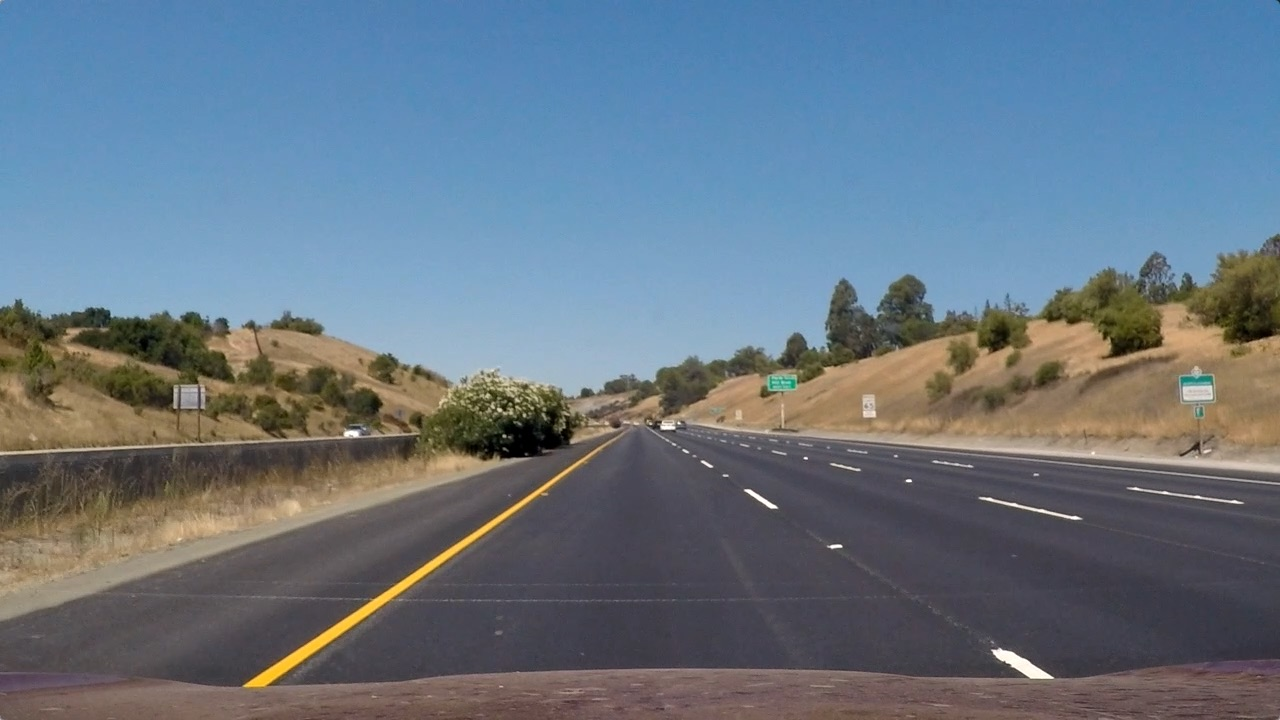
#> input picture test_images/straight_lines1.jpg, 1280 x 720 px
$ jupyter execute --allow-errors video_lanelines.ipynb   (older library calls are emulated)
#> lines starting #> are read from the running program, lines starting #| are printed output that depends on the picture; after the words box and inside, x2 and y2 are one past the last pixel; in counts of white or black regions, pixels touching at a corner belong together
# Advanced Lane Finding

The purpose of this code is to detect lanelines in the given video.

The Project
---

The goals / steps of this project are the following:

* Compute the camera calibration matrix and distortion coefficients given a set of chessboard images.
* Apply a distortion correction to raw images.
* Use color transforms, gradients, etc., to create a thresholded binary image.
* Apply a perspective transform to rectify binary image ("birds-eye view").
* Detect lane pixels and fit to find the lane boundary.
* Determine the curvature of the lane and vehicle position with respect to center.
* Warp the detected lane boundaries back onto the original image.
* Output visual display of the lane boundaries and numerical estimation of lane curvature and vehicle position.

We will start by importing all relevant libraries such as opencv, numpy required.

[cell 1]
import os
import numpy as np
import cv2
import matplotlib.pyplot as plt
import matplotlib.image as mpimg
import glob
import pickle

## Read Pickle containing data saved from pipeline

There are two main steps to this process: use chessboard images to obtain image points and object points, and then use the OpenCV functions [**cv2.calibrateCamera()**](https://docs.opencv.org/2.4/modules/calib3d/doc/camera_calibration_and_3d_reconstruction.html#cv2.findChessboardCorners) and [**cv2.undistort()**](https://docs.opencv.org/2.4/modules/calib3d/doc/camera_calibration_and_3d_reconstruction.html#cv2.drawChessboardCorners) to compute the calibration and undistortion.

[cell 2]
dist_pickle = pickle.load( open( "pickle/test_images_dist_pickle.p", "rb" ) )
#> (reads pickle/test_images_dist_pickle.p from the repository)
mtx = dist_pickle["mtx"]
dist = dist_pickle["dist"]
M = dist_pickle["M"]
Minv = dist_pickle["Minv"]

## Include relevant functions from the developed pipeline

We are including here only the relevant functions from our pipeline in the previous project. This will include the hue, saturation, x gradient and combined thresholding functions.

If we decide to change the image processing options and include other thresholds as well, we will enter them in the future in this box.

[cell 3]
# Thresholding functions
# since we have evaludated earlier that HLS gives good image filtering results
# only included the relevant thresholding functions from "pipeline.ipynb"

def lightness_select(img, thresh = (120,255)):

    # 1. Convert to hls colorspace
    hls = cv2.cvtColor(img, cv2.COLOR_RGB2HLS)
    # 2. Apply threshold to s channel
    l_channel = hls[:,:,1]
    # 3. Create empty array to store the binary output and apply threshold
    lightness_image = np.zeros_like(l_channel)
    lightness_image[(l_channel > thresh[0]) & (l_channel <= thresh[1])] = 1

    return lightness_image

def saturation_select(img, thresh = (100,255)):

    # 1. convert to hls colorspace
    hls = cv2.cvtColor(img, cv2.COLOR_RGB2HLS)
    # 2. apply threshold to s channel
    s_channel = hls[:,:,2]
    # 3. create empty array to store the binary output and apply threshold
    sat_image = np.zeros_like(s_channel)
    sat_image[(s_channel > thresh[0]) & (s_channel <= thresh[1])] = 1

    return sat_image


def abs_sobel_thresh(img, orient = 'x', sobel_kernel = 3, thresh = (0,255)):

    # 1. Applying the Sobel depending on x or y direction and getting the absolute value
    if (orient == 'x'):
        abs_sobel = np.absolute(cv2.Sobel(img, cv2.CV_64F, 1, 0, ksize = sobel_kernel))
    if (orient == 'y'):
        abs_sobel = np.absolute(cv2.Sobel(img, cv2.CV_64F, 0, 1, ksize = sobel_kernel))
    # 2. Scaling to 8-bit and converting to np.uint8
    scaled_sobel = np.uint8(255*abs_sobel/np.max(abs_sobel))
    # 3. Create mask of '1's where the sobel magnitude is > thresh_min and < thresh_max
    sobel_image = np.zeros_like(scaled_sobel)
    sobel_image[(scaled_sobel >= thresh[0]) & (scaled_sobel <= thresh[1])] = 1

    return sobel_image


# More threhsolding functions can be added here from the pipeline for advacned filtering options

## Combined Thresholding

In the next step, we apply combined thresholding from our thresholding functions in the previous box. For details, refer to "pipeline.ipynb".

[cell 4]
### Combined Thresholding Function
def combined_threshold(img):

    # convert to hls format and extract channels
    hls = cv2.cvtColor(img, cv2.COLOR_RGB2HLS)
    s_channel = hls[:,:,2]
    l_channel = hls[:,:,1]

    # convert image to grayscale
    gray = cv2.cvtColor(img, cv2.COLOR_RGB2GRAY)

    # applying thresholding and storing different filtered images
    l_binary = lightness_select(img, thresh = (120, 255))
    s_binary = saturation_select(img, thresh = (100, 255))

    ksize = 9
    gradx = abs_sobel_thresh(s_channel, orient='x', sobel_kernel=ksize, thresh=(20, 100))

    # creating an empty binary image
    combined_binary = np.zeros_like(s_binary)
    combined_binary[((gradx == 1) | (s_binary == 1)) & ((l_binary == 1) & (s_binary == 1))] = 1

    # apply region of interest mask
    height, width = combined_binary.shape
    mask = np.zeros_like(combined_binary)
    region = np.array([[0, height-1], [int(width/2), int(height/2)], [width-1, height-1]], dtype=np.int32)
    cv2.fillPoly(mask, [region], 1)

    masked_binary = cv2.bitwise_and(combined_binary, mask)

    return masked_binary

## Perspective Transform

We apply the perspective transform using [**cv2.getPerspectiveTransform(src, dst)**](https://docs.opencv.org/2.4/modules/imgproc/doc/geometric_transformations.html#getperspectivetransform).

This function converts our camera view of the lanelines to a top-down view or a bird's eye view. We will use the image generated by this function for identifying lanelines and estimating the road curvatures.

[cell 5]
# function for applying perspective view on the masked thresholded images
def perspective_view(img):
    img_size = (img.shape[1], img.shape[0])
    # image points extracted from image approximately
    bottom_left = [210, 720]
    bottom_right = [1100, 720]
    top_left = [575, 470]
    top_right = [720, 470]
    src = np.float32([bottom_left, bottom_right, top_right, top_left])
    pts = np.array([bottom_left, bottom_right, top_right, top_left])
    pts = pts.reshape((-1, 1, 2))
    # choose four points in warped image so that the lines should appear as parallel
    bottom_left_dst = [320, 720]
    bottom_right_dst = [920, 720]
    top_left_dst = [320, 1]
    top_right_dst = [920, 1]
    dst = np.float32([bottom_left_dst, bottom_right_dst, top_right_dst, top_left_dst])
    # apply perspective transform
    M = cv2.getPerspectiveTransform(src, dst)
    # compute inverse perspective transform
    Minv = cv2.getPerspectiveTransform(dst, src)
    # warp the image using perspective transform M
    warped = cv2.warpPerspective(img, M, img_size, flags=cv2.INTER_LINEAR)
    return warped, M, Minv

## Pipeline

Here we will work on developing a pipeline for processing individual images for detecting, visualizing lanelines and calculate the radius of curvature for lanelines.

[cell 6]
# read in an image
img = mpimg.imread("test_images/straight_lines1.jpg")
#> img is the input picture: shape (720, 1280, 3); mean R, G, B 103.2, 117.7, 131.2

# undistort the original image using stored values from pickle
undist_original = cv2.undistort(img, mtx, dist, None, mtx)

# apply perspective view on the image
warped_original, M, Minv = perspective_view(undist_original)
#> in perspective_view, `warped = cv2.warpPerspective(img, M, img_size, flags=cv2.INTER_LINEAR)`:
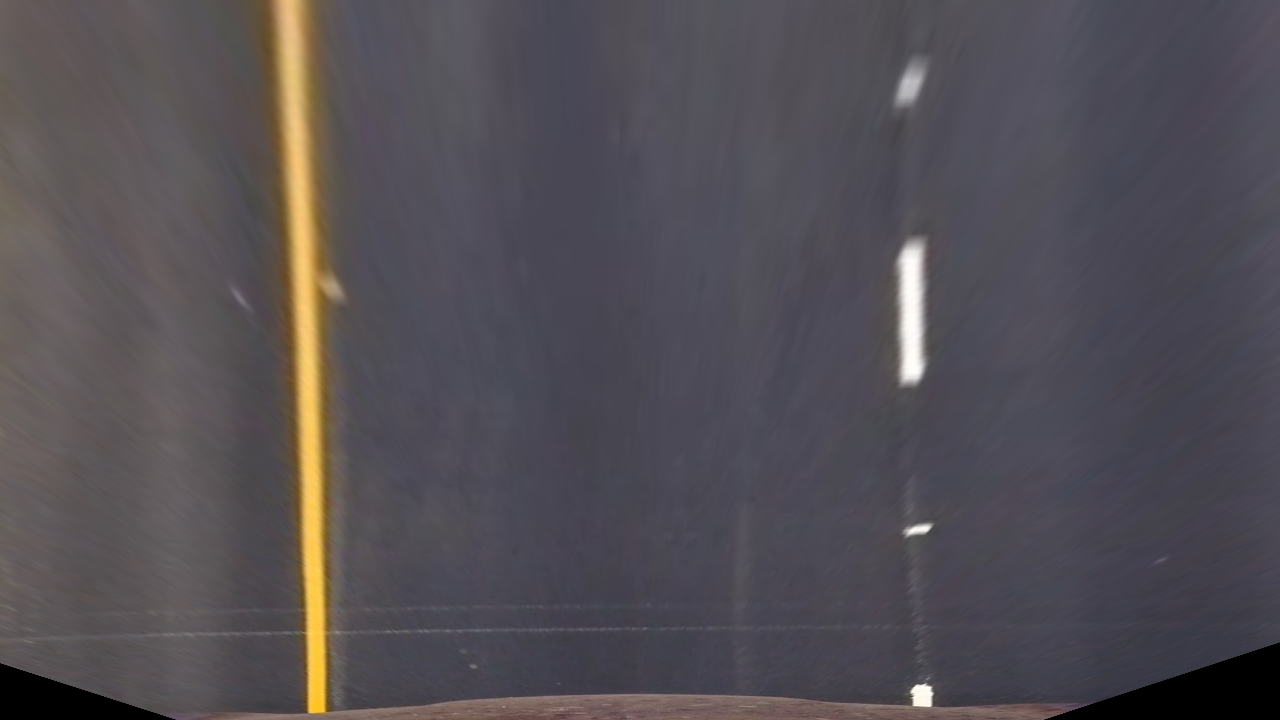
#> warped: shape (720, 1280, 3); mean R, G, B 83.4, 78.9, 84.4
#> M = [[-0.478, -1.46, 922.7], [6.2e-16, -2.04, 959.1], [1.75e-19, -0.00237, 1]]; Minv = [[0.241, -0.751, 497.8], [-3.71e-16, -0.49, 469.9], [-4.88e-19, -0.00116, 1]]

# apply combined threshold
combined_threshold_img = combined_threshold(undist_original)
#> in combined_threshold, `hls = cv2.cvtColor(img, cv2.COLOR_RGB2HLS)`: hls: shape (720, 1280, 3); mean of channels 0, 1, 2 87.3, 117.4, 66.4
#> in combined_threshold, `l_channel = hls[:,:,1]`:
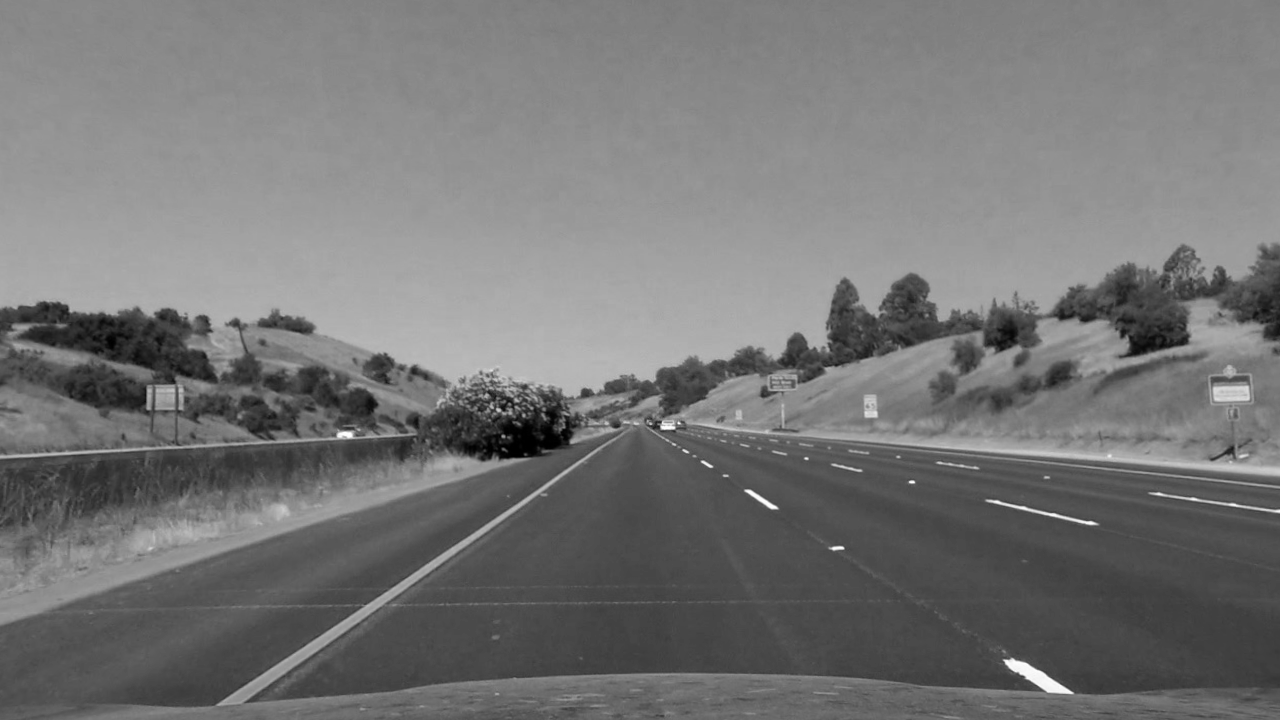
#> l_channel: shape (720, 1280); min 0, max 254, mean 117.4
#> in combined_threshold, `l_binary = lightness_select(img, thresh = (120, 255))`:
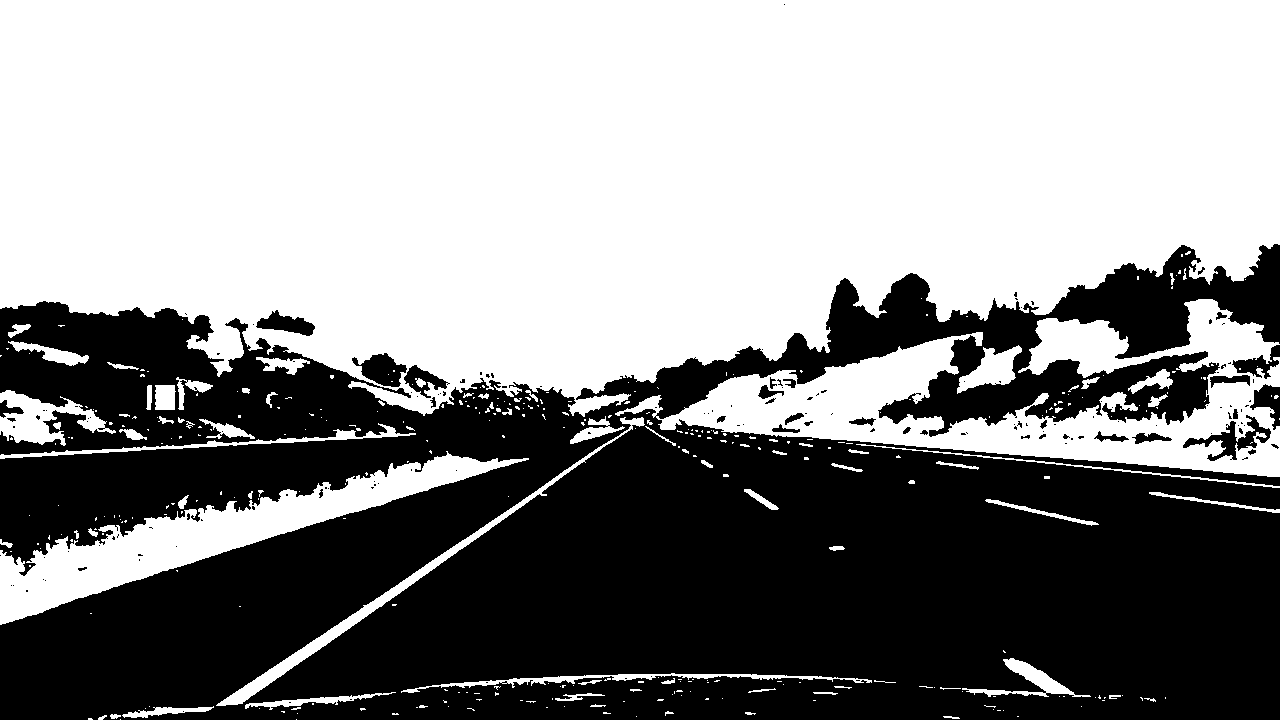
#> l_binary: shape (720, 1280); values 0 (black) and 1 (white), 55.3% white; 154 black regions (120 under 20 px), largest, box (x1, y1, x2, y2) and area: (0, 244, 1280, 720) 404201, (1183, 415, 1271, 461) 1187, (352, 353, 407, 387) 1045
#> in combined_threshold, `s_binary = saturation_select(img, thresh = (100, 255))`: s_binary: shape (720, 1280); values 0 (black) and 1 (white), 33.4% white; 772 white regions (620 under 20 px), largest, box (x1, y1, x2, y2) and area: (0, 0, 1280, 316) 282474, (218, 453, 593, 707) 5280, (1115, 297, 1190, 358) 2511
#> in combined_threshold, `gradx = abs_sobel_thresh(s_channel, orient='x', sobel_kernel=ksize, th..`: gradx: shape (720, 1280); values 0 (black) and 1 (white), 3.4% white; 758 white regions (491 under 20 px), largest, box (x1, y1, x2, y2) and area: (212, 442, 610, 709) 7764, (470, 405, 541, 462) 1267, (1114, 311, 1190, 357) 1151
#> in combined_threshold, `cv2.fillPoly(mask, [region], 1)`: mask: shape (720, 1280); values 0 (black) and 1 (white), 25% white; 1 white region, box (x1, y1, x2, y2) and area: (0, 360, 1280, 720) 230860
#> in combined_threshold, `masked_binary = cv2.bitwise_and(combined_binary, mask)`: combined_binary: shape (720, 1280); values 0 (black) and 1 (white), 31.8% white; 444 white regions (383 under 20 px), largest, box (x1, y1, x2, y2) and area: (0, 0, 1280, 316) 282473, (218, 453, 593, 706) 3587, (1191, 324, 1256, 348) 1093
#> combined_threshold_img: shape (720, 1280); values 0 (black) and 1 (white), 0.47% white; 13 white regions (9 under 20 px), largest, box (x1, y1, x2, y2) and area: (218, 453, 593, 706) 3587, (1006, 661, 1071, 693) 643, (748, 491, 776, 508) 66, (662, 426, 674, 429) 27

# apply perspective transform on the thresholded image
warped, M, Minv = perspective_view(combined_threshold_img)
#> in perspective_view (call 2), `warped = cv2.warpPerspective(img, M, img_size, flags=cv2.INTER_LINEAR)`:
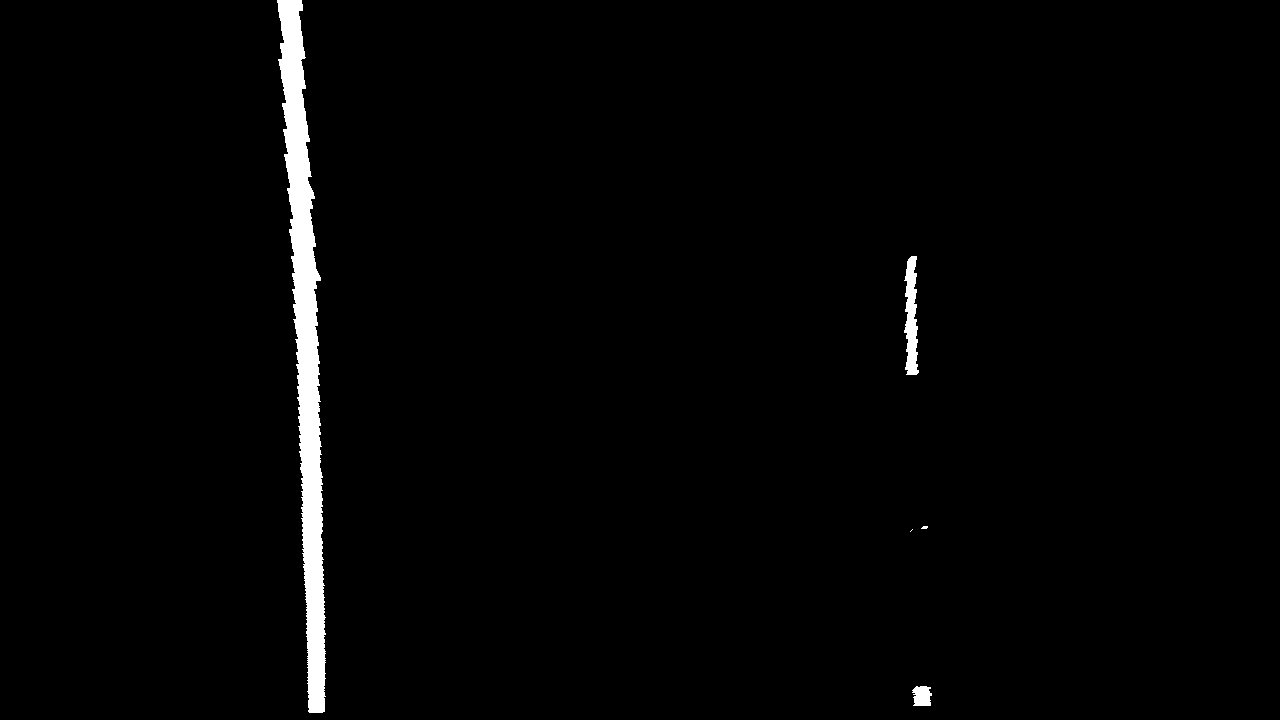
#> warped: shape (720, 1280); values 0 (black) and 1 (white), 1.8% white; 5 white regions (2 under 20 px), largest, box (x1, y1, x2, y2) and area: (277, 0, 326, 713) 14789, (904, 256, 919, 375) 1185, (912, 686, 932, 706) 328

plt.figure(1)
f, (ax1, ax2) = plt.subplots(1, 2, figsize=(20,10))
ax1.imshow(img)
ax1.set_title('Original Image', fontsize=20)
ax2.imshow(undist_original)
ax2.set_title('Undistorted Image', fontsize=20)
plt.show()

plt.figure(2)
f, (ax3, ax4) = plt.subplots(1, 2, figsize=(20,10))
ax3.imshow(warped_original)
ax3.set_title('Warped Original', fontsize=20)
ax4.imshow(warped, cmap = 'gray')
ax4.set_title('Warped Masked', fontsize=20)
plt.show()
